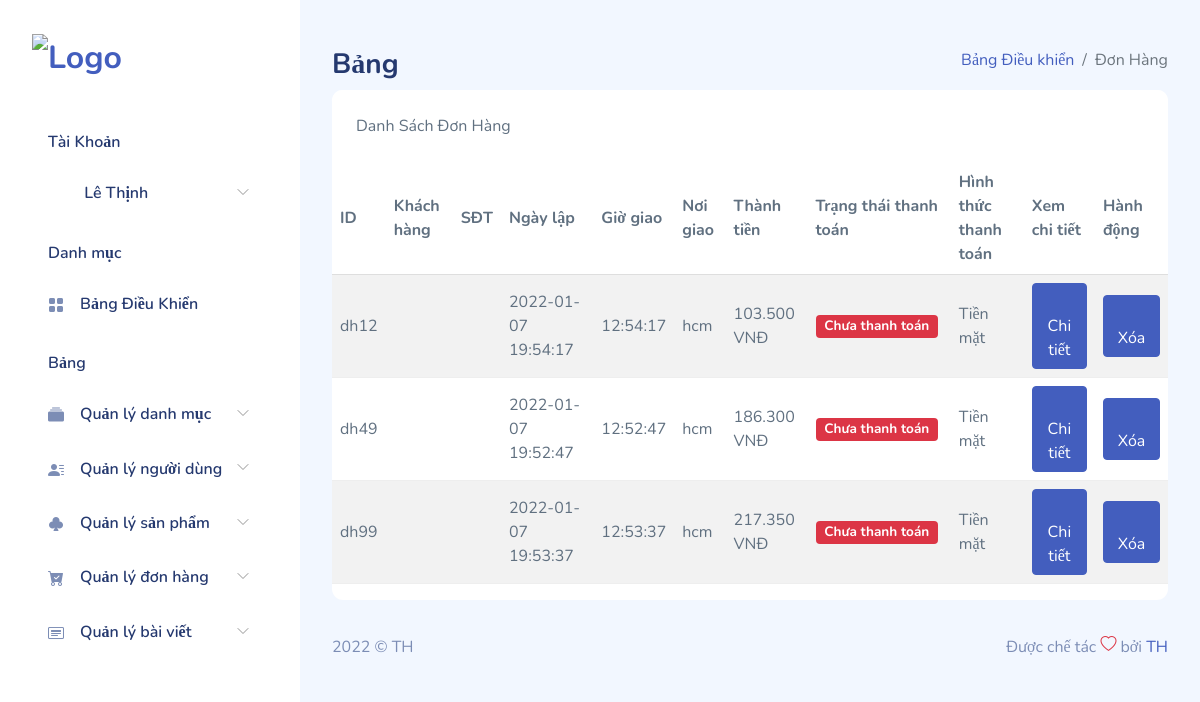
The app's page /admin/view/donhang.php (signed in), older data.
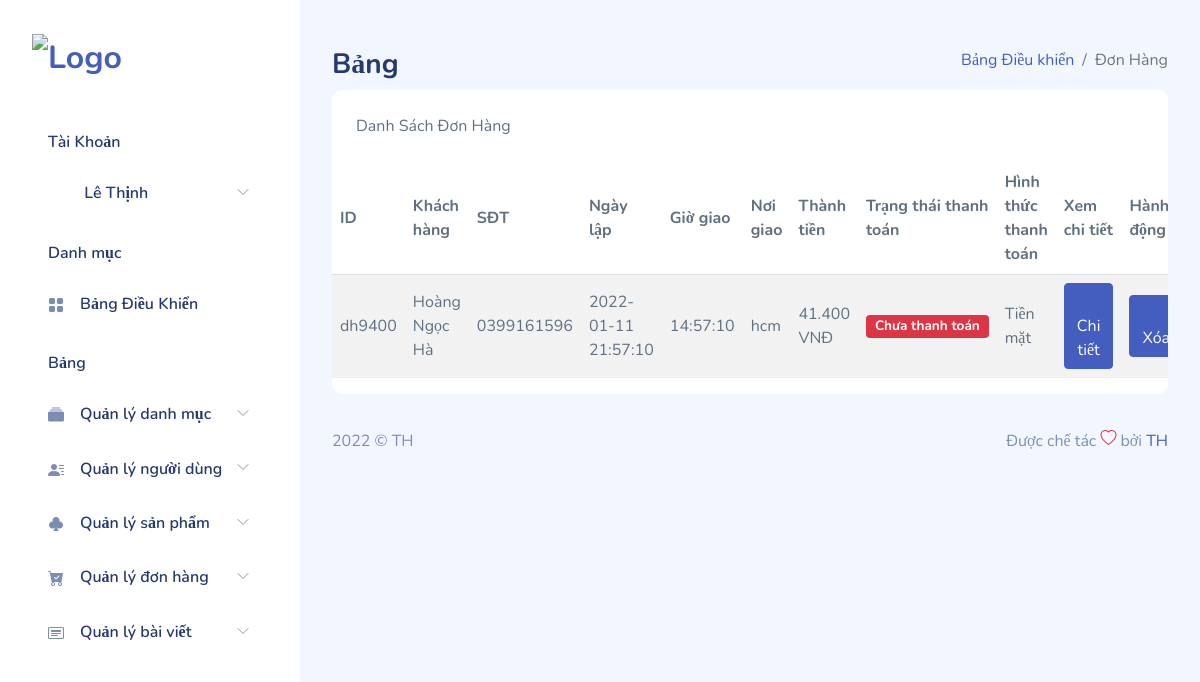
The same page, newer data.
### tables this page shows
CREATE TABLE IF NOT EXISTS `donhang` (
  `id_dh` varchar(15) NOT NULL,
  `ngaylap` datetime NOT NULL DEFAULT CURRENT_TIMESTAMP,
  `giogiao` time NOT NULL,
  `tennguoinhan` varchar(50) NOT NULL,
  `sdt` varchar(11) NOT NULL,
  `noigiao` varchar(100) NOT NULL,
  `thanhtien` double NOT NULL,
  `trangthaithanhtoan` tinyint(1) NOT NULL,
  `hinhthucthanhtoan` tinyint(1) NOT NULL,
  `id_nguoidung` varchar(15) NOT NULL,
  PRIMARY KEY (`id_dh`),
  KEY `nguoidung_dh` (`id_nguoidung`)
);

### admin/utils/MySQLUtils.php (called while the page is built, shortened)
<?php
Class MySQLUtils{
    private $servername;
    private $username;
    private $password;
    private $dbname;
    private static $conn;
    public function __construct(){
      $this->servername = "localhost";
      $this->username = "root";
      $this->password = "";
      $this->dbname = "dbbannuoc";
      if(self::$conn == NULL){
        $this->connectDB();
      }
      else{
        return self::$conn;
      }
    }
  public function connectDB(){
try {
  self::$conn = new PDO("mysql:host=$this->servername;dbname=$this->dbname", $this->username, $this->password);
  self::$conn->setAttribute(PDO::ATTR_ERRMODE, PDO::ERRMODE_EXCEPTION);
  self::$conn->query('set names utf8' );
  return self::$conn;
} catch(PDOException $e) {
  echo "Connection failed: " . $e->getMessage();
}
}
public function selectQuery($sql, $arr=[])
    {
        $stm = self::$conn->prepare($sql);
        $stm->execute($arr);
        return $stm->fetchAll(PDO::FETCH_ASSOC);
    }
}
?>

### admin/view/donhang.php (the view, shortened to what the changed rows need)
<!DOCTYPE html>
<html lang="en">
<head>
    <?php include 'assets/layouts/headerpage_Admin.php' ?>
    <?php include '../utils/MySQLUtils.php' ?>
</head>
<body>
    <div id="app">
        <div id="main">
            <div class="page-heading">
                <section class="section">
                    <div class="card">
                        <div class="table-responsive">
                            <table class="table table-striped" id="table1">
                                <thead>
                                    <tr>
                                        <th>ID</th>
                                        <th>Khách hàng</th>
                                        <th>SĐT</th>
                                        <th>Ngày lập</th>
                                        <th>Giờ giao</th>
                                        <th>Nơi giao</th>
                                        <th>Thành tiền</th>
                                        <th>Trạng thái thanh toán</th>
                                        <th>Hình thức thanh toán</th>
                                        <th>Xem chi tiết</th>
                                        <th>Hành động</th>
                                    </tr>
                                </thead>
                                <tbody>
                                    <?php
                                        function chuyenUSD($chuyen){
                                            return number_format($chuyen * 23000,0,",",".") ." VNĐ";
                                        }
                                        $conn= new MySQLUtils();
                                        $conn->connectDB();
                                        $sql = "SELECT * FROM donhang";
                                        $result = $conn->selectQuery($sql);
                                    foreach($result as $value){
                                    if($value['hinhthucthanhtoan'] == true)
                                    {
                                        $hinhthucthanhtoan = "Chuyển khoản";
                                    }
                                    else
                                    {
                                        $hinhthucthanhtoan = "Tiền mặt";
                                    }
                                    echo '<tr>';
                                        echo    '<td>'.$value['id_dh'].'</td>';
                                        echo    '<td>'.$value['tennguoinhan'].'</td>';
                                        echo    '<td>'.$value['sdt'].'</td>';
                                        echo    '<td>'.$value['ngaylap'].'</td>';
                                        echo    '<td>'.$value['giogiao'].'</td>';
                                        echo    '<td>'.$value['noigiao'].'</td>';
                                         echo'<td>'.chuyenUSD($value['thanhtien']).'</td>';
                                         echo'<td>';
                                         if($value['trangthaithanhtoan']==true)
                                            {
                                                echo'<span class="badge bg-success">Đã thanh toán</span>';
                                            }
                                            else
                                            {
                                                echo'<span class="badge bg-danger">Chưa thanh toán</span>';
                                            }
                                        echo'</td>';
                                        echo'<td>'.$hinhthucthanhtoan.'</td>
                                        <td>
                                            <div class="form-button-action">
                                                <a href="donhangchitiet.php?id='.$value['id_dh'].'" type="submit" data-toggle="tooltip" title="" class="btn btn-primary btn-round ml-auto" data-original-title="Edit Task">
                                                    <svg class="bi" width="1em" height="1em" fill="currentColor">
                                                       <use
                                                    xlink:href="assets/vendors/bootstrap-icons/bootstrap-icons.svg#info-circle-fill" />
                                                    </svg>
                                                    Chi tiết
                                                </a>
                                                </div>
                                        </td>
                                        <td>
                                            <div class="form-button-action">
                                             <!-- <a href="donhangeditpage.php?id='.$value['id_dh'].'" type="submit" data-toggle="tooltip" title="" class="btn btn-primary btn-round ml-auto" data-original-title="Edit Task">
                                                    <svg class="bi" width="1em" height="1em" fill="currentColor">
                                                       <use
                                                    xlink:href="assets/vendors/bootstrap-icons/bootstrap-icons.svg#pencil-square" />
                                                    </svg>
                                                    Sửa
                                                </a> -->
                                                <a href="donhangdeletepage.php?id='.$value['id_dh'].'" type="submit" data-toggle="tooltip" title="" class="btn btn-primary btn-round ml-auto" data-original-title="Remove">
                                                     <svg class="bi" width="1em" height="1em" fill="currentColor">
                                                      <use
                                                       xlink:href="assets/vendors/bootstrap-icons/bootstrap-icons.svg#trash-fill" />
                                                     </svg>
                                                    Xóa
                                                </a>
                                            </div>
                                        </td>
                                    </tr>';
                                    }
                                    ?>
                                </tbody>
                            </table>
                        </div>
                    </div>
                </section>
            </div>
        </div>
    </div>
</body>
</html>

Row changes from the older to the newer data that the page shows:
removed donhang: id_dh "dh12", ngaylap "2022-01-07 19:54:17", giogiao "12:54:17", noigiao "hcm", thanhtien "103.500 VNĐ", trangthaithanhtoan "Chưa thanh toán", hinhthucthanhtoan "Tiền mặt"
removed donhang: id_dh "dh49", ngaylap "2022-01-07 19:52:47", giogiao "12:52:47", noigiao "hcm", thanhtien "186.300 VNĐ", trangthaithanhtoan "Chưa thanh toán", hinhthucthanhtoan "Tiền mặt"
removed donhang: id_dh "dh99", ngaylap "2022-01-07 19:53:37", giogiao "12:53:37", noigiao "hcm", thanhtien "217.350 VNĐ", trangthaithanhtoan "Chưa thanh toán", hinhthucthanhtoan "Tiền mặt"
added donhang: id_dh "dh9400", tennguoinhan "Hoàng Ngọc Hà", sdt "0399161596", ngaylap "2022-01-11 21:57:10", giogiao "14:57:10", noigiao "hcm", thanhtien "41.400 VNĐ", trangthaithanhtoan "Chưa thanh toán", hinhthucthanhtoan "Tiền mặt"
